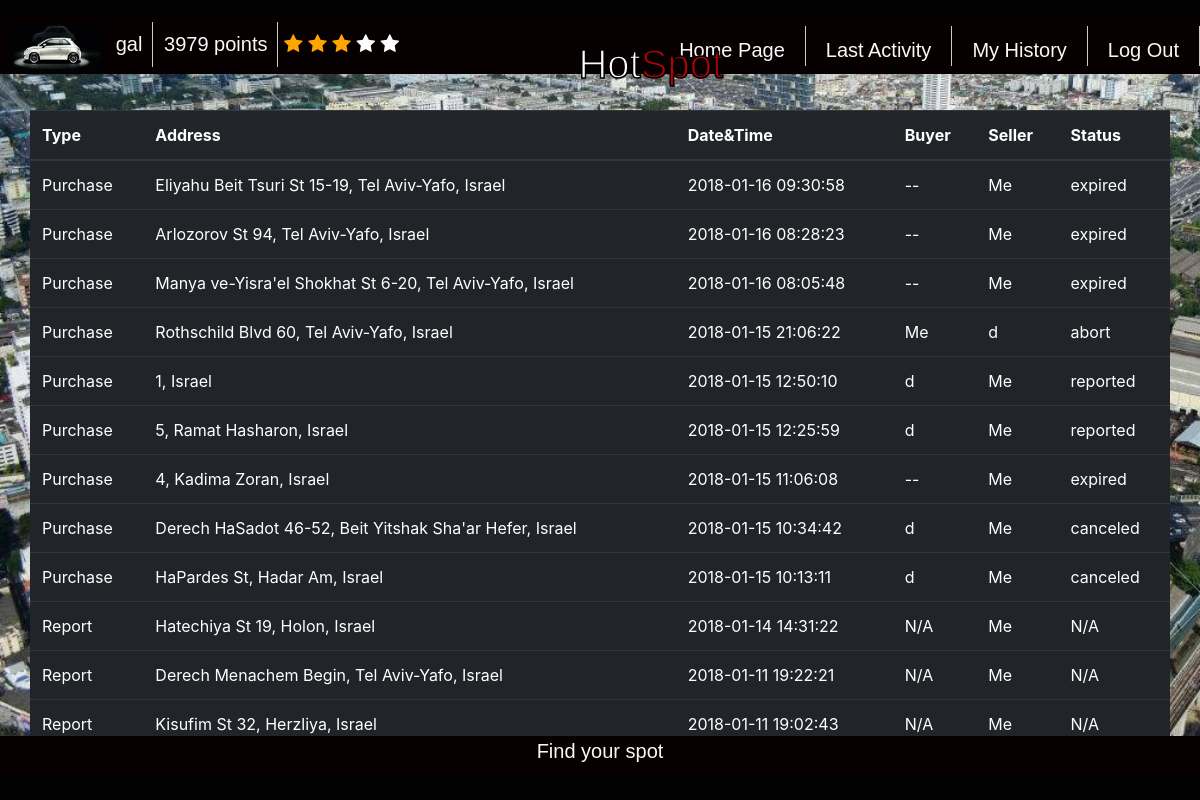
Page /history/ (signed in) on the committed database.
### polls/models.py (models this page shows)
class Profile(models.Model):
	user = models.OneToOneField(User, on_delete=models.CASCADE)
	phone_number 	= models.CharField(max_length=20, blank=True)
	points 		= models.IntegerField(default=50) #start with 50 points.
	rating 		= models.IntegerField(default=2) # start with rating 2
	is_blocked 	= models.IntegerField(default=0) # start with is blocked 0.
	num_reported 	= models.IntegerField(default=0) # start with 0 reported purchases

class Purchase(models.Model):
	buyer_id	= models.IntegerField(default=-1) 	# user id
	seller_id	= models.IntegerField(default=-1) 	# user id
	cost 		= models.IntegerField(default=10)
	parking_time 	= models.CharField(max_length=200, default="") #  max 30 minutes from the offering time
	status 		= models.CharField(max_length=200, default="available") # available, in process, done, canceled, expired etc.
	parking_rate 	= models.DecimalField(max_digits=3,decimal_places=2,default=Decimal('0.0000'))
	target_address_lat = models.CharField(max_length=2000)
	target_address_lng = models.CharField(max_length=2000)
	parking_address = models.CharField(default='Tel Aviv', max_length=200) #string. full address
	parking_address_lat = models.CharField(max_length=2000)
	parking_address_lng = models.CharField(max_length=2000)
	lock 			= threading.Lock()
	cond 			= threading.Condition(threading.Lock())
	pin_code		= models.CharField(max_length=2000, default="-1")
	attempt_failure = models.IntegerField(default=0)
	parking_actual_rank = models.DecimalField(max_digits=3,decimal_places=2,default=Decimal('0.0000'))
	def class_name(self):
    		return Purchase.__name__

class FreeSpot(models.Model):
	reporters_ids	= models.CharField(default="", max_length = 20000) 	# user id
	last_report_time= models.CharField(max_length=200, default="") #  max 30 minutes from the offering time
	parking_address = models.CharField(max_length=200) #coordinates of parking address. (x,y)
	street_name		= models.CharField(max_length=200) # Parking street name
	parking_address_lat = models.CharField(max_length=2000)
	parking_address_lng = models.CharField(max_length=2000)
	lock 			= threading.Lock()
	cond 			= threading.Condition(threading.Lock())
	parking_rank	= models.IntegerField(default=0) # start with rating 0
	is_verified		= models.IntegerField(default=0) # start with rating 0
	def class_name(self):
    		return FreeSpot.__name__

### polls/views.py (the view)
# urls.py: url(r'^history/$', views.call_history, name='call_history'),
def call_history(request):
	sell_purchase = Purchase.objects.filter(seller_id = request.user.pk)
	buy_purchase = Purchase.objects.filter(buyer_id = request.user.pk)
	all_free_spot = FreeSpot.objects.all()
	update_user_spots_status (request.user.pk)
	free_spot = []
	for spot in all_free_spot:
		reporters_ids_list = json.loads(spot.reporters_ids)
		if request.user.pk in reporters_ids_list:
			free_spot.append(spot)
	all_history = list(sell_purchase) + list(buy_purchase) + list(free_spot)
	all_history.sort(key=lambda x: datetime.datetime.strptime(x.parking_time, "%Y-%m-%d %H:%M:%S") if x.class_name() == "Purchase" else datetime.datetime.strptime(x.last_report_time, "%Y-%m-%d %H:%M:%S"), reverse=True)
	history_as_table = []
	for element in all_history:
		address = element.parking_address
		if element.class_name() == "Purchase":
			elemnt_type = "Purchase"
			status = element.status
			date_and_time = element.parking_time
			if (element.seller_id == request.user.pk):
				if (element.buyer_id == -1):
					buyer_username = "--"
				else:
					buyer_username = User.objects.get(pk = element.buyer_id).username
				seller_username = "Me"
			else:
				if (element.seller_id == -1):
					seller_username = "--"
				else:
					seller_username = User.objects.get(pk = element.seller_id).username
				buyer_username = "Me"
		else:
			elemnt_type = "Report"
			date_and_time = element.last_report_time
			buyer_username = "N/A"
			seller_username = "Me"
			status = "N/A"
		current_row = [elemnt_type, address, date_and_time, buyer_username, seller_username, status]
		history_as_table.append(current_row)
	return render(request, 'polls/history.html', {'history_as_table':history_as_table})

### polls/views.py (called while the page is built)
def getAllUserActivities(user_pk):
	'''
	get all purchases user with pk = user_pk took part in as buyer or seller
	'''
	sell_purchases = Purchase.objects.filter(seller_id = user_pk)
	buy_purchases = Purchase.objects.filter(buyer_id = user_pk)
	all_purchases = list(sell_purchases)  + list(buy_purchases)
	return all_purchases

def update_user_spots_status(user_id):
	'''
	iterate all over purchases  the user participated in and if
	passed the parking due time change status to expired
	'''
	all_user_spot = getAllUserActivities(user_id)
	for spot in all_user_spot:
		if (spot.status == ParkingStatus.AVAILABLE):# or spot.status == ParkingStatus.IN_PROCESS):
			if (minutes_elapsed(spot.parking_time) > 0):
				spot.status = ParkingStatus.EXPIRED
				print(ParkingStatus.EXPIRED)
				spot.save()

### polls/templates/polls/history.html (shortened to what this page needs)
<!DOCTYPE html>
<html>
 {% load static %}
    <link rel="stylesheet" type="text/css" href="{% static "polls/_css/logo.css" %}">
    <link rel="stylesheet" type="text/css" href="{% static "polls/_css/history.css" %}">
<head>
  <link rel="stylesheet" href="https://maxcdn.bootstrapcdn.com/bootstrap/4.0.0-beta.2/css/bootstrap.min.css">
	<link rel="stylesheet" href="https://cdnjs.cloudflare.com/ajax/libs/font-awesome/4.7.0/css/font-awesome.min.css">
</head>
<body>
	<div class="all_site">
        <div class="cover">
        <header>
            <div class="logo">
                <img src="{% static "polls/_images/cars.jpg" %}" height="49"/>
            </div>
            <pro>
                <li>{{request.user.username}}</li>
                <li>{{request.user.profile.points}} points</li>
                    <span id="star1" class="fa fa-star"></span>
                    <span id="star2" class="fa fa-star"></span>
                    <span id="star3" class="fa fa-star"></span>
                    <span id="star4" class="fa fa-star"></span>
                    <span id="star5" class="fa fa-star"></span>
            </pro>
            <nav>
                <ur>
                    <a href="{% url 'polls:logout' %}"><li>Log Out</li></a>
                    <a href="{% url 'polls:call_history' %}"><li>My History </li></a>
                    <a href="{% url 'polls:call_last_activity' %}"><li>Last Activity</li></a>
                    <a href="{% url 'polls:homepage' %}"><li>Home Page</li></a>
                </ur>
            </nav>
                    <div class="main">
                        <div class="box_txt">
                            <div><h1>Hot<span>Spot</span></h1></div>
                        </div>
                    </div>
        </header>
        <table class="table table-dark">
            <thead>
                <tr>
	                <th>Type</th>
                    <th>Address</th>
                    <th>Date&Time</th>
                    <th>Buyer</th>
                    <th>Seller</th>
                    <th>Status</th>
                </tr>
            </thead>
            <tbody>
	        {% for row in history_as_table %}
      		<tr>
        		<td>{{row.0}}</td>
        		<td>{{row.1}}</td>
        		<td>{{row.2}}</td>
        		<td>{{row.3}}</td>
        		<td>{{row.4}}</td>
        		<td>{{row.5}}</td>
      		</tr>
 	        {% endfor %}
            </tbody>
        </table>
        </div>
        <footer>
            <p>Find your spot</p>
        </footer>
    </div>
    </body>
</html>

### polls/static/polls/_css/logo.css (style rules this page uses)
body { position: absolute; top: 0; left: 0; right: 0; bottom: 0; margin: 0; width:100%; height: 100%; }
header .logo { width:auto; float: left; text-align: left; margin-left:0; padding: 0.5rem; height: auto; }
header pro { width:30%; height: 50px; float: left; font-family: 'Exo', sans-serif; font-size: 20px; font-weight: 100; margin-top: 0.5%; color: #fff; }
header pro li { display:inline-block; color: rgb(250, 248, 248); padding:0 10px; vertical-align:center; text-align: center; border-right: 1px solid #ccc; line-height: 45px; margin-left:-5px; }
header nav { width:50%; height: 50px; float: right; margin-top: 10px; }
header nav ur { list-style-type: none; padding: 200; margin:auto; }
header nav ur li { display:inline-block; color: rgb(250, 248, 248); height:40px; padding:0 20px; line-height:49px; font-family: 'Exo', sans-serif; font-size: 20px; vertical-align:center; text-align: center; float: right; border-right: 1px solid #ccc; }
footer { position: relative; margin-top: 0%; float: left; width: 100%; background-color: #070000; right:0; margin-bottom: 0%; left:0; bottom:0%; font-family: 'Exo', sans-serif; font-size: 20px; height: 5%; text-align: center; color: rgb(250, 248, 248); }

### polls/static/polls/_css/history.css (style rules this page uses)
.all_site { position: absolute; width: 100%; height: 100%; background-color:rgb(2, 2, 2); margin: auto; }
header { height: 8%; float: left; width:100%; background:#070000; }
.cover { position: relative; width: 100%; height: 90%; background-image:url("../_images/busy_street2.jpg"); background-size: cover; }
.main { position: relative; width: 30%; float: left; margin-top: -3%; margin-left: 30%; }
.main .box_txt { margin-top: 0%; color: #fff; font-family: 'Exo', sans-serif; font-size: 25px; text-align: center; -webkit-text-stroke-width: 1.5px; -webkit-text-stroke-color: black; }
.main .box_txt span { color: #af0202 !important; }
.cover .table { position: relative; width:95%; margin-right: 0%; margin-left: 2.5%; margin-top: 15%; top:5%; }

### polls/templates/polls/history.html (style rules this page uses)
.checked { color: orange; z-index: 5; }

### rows in the picture
Purchase: parking_address "Eliyahu Beit Tsuri St 15-19, Tel Aviv-Yafo, Israel", parking_time "2018-01-16 09:30:58", status "expired"
Purchase: parking_address "Arlozorov St 94, Tel Aviv-Yafo, Israel", parking_time "2018-01-16 08:28:23", status "expired"
Purchase: parking_address "Manya ve-Yisra'el Shokhat St 6-20, Tel Aviv-Yafo, Israel", parking_time "2018-01-16 08:05:48", status "expired"
Purchase: parking_address "Rothschild Blvd 60, Tel Aviv-Yafo, Israel", parking_time "2018-01-15 21:06:22", status "abort"
Purchase: parking_address "1, Israel", parking_time "2018-01-15 12:50:10", status "reported"
Purchase: parking_address "5, Ramat Hasharon, Israel", parking_time "2018-01-15 12:25:59", status "reported"
Purchase: parking_address "4, Kadima Zoran, Israel", parking_time "2018-01-15 11:06:08", status "expired"
Purchase: parking_address "Derech HaSadot 46-52, Beit Yitshak Sha'ar Hefer, Israel", parking_time "2018-01-15 10:34:42", status "canceled"
Purchase: parking_address "HaPardes St, Hadar Am, Israel", parking_time "2018-01-15 10:13:11", status "canceled"
FreeSpot: parking_address "Hatechiya St 19, Holon, Israel", last_report_time "2018-01-14 14:31:22"
FreeSpot: parking_address "Derech Menachem Begin, Tel Aviv-Yafo, Israel", last_report_time "2018-01-11 19:22:21"
FreeSpot: parking_address "Kisufim St 32, Herzliya, Israel", last_report_time "2018-01-11 19:02:43"

### other values in the picture
{{ request.user.username }} "gal"
{{ request.user.profile.points }} "3979"
{{ row.0 }} "Purchase" "Purchase" "Purchase" "Purchase" "Purchase" "Purchase" "Purchase" "Purchase" "Purchase" "Report" "Report" "Report"
{{ row.3 }} "--" "--" "--" "Me" "d" "d" "--" "d" "d" "N/A" "N/A" "N/A"
{{ row.4 }} "Me" "Me" "Me" "d" "Me" "Me" "Me" "Me" "Me" "Me" "Me" "Me"
{{ row.5 }} "N/A" "N/A" "N/A"
